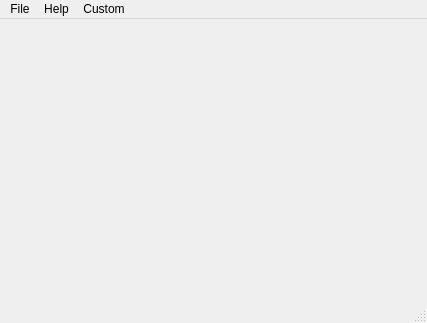
<?xml version="1.0" encoding="UTF-8"?>
<ui version="4.0">
 <class>MainWindow</class>
 <widget class="QMainWindow" name="MainWindow">
  <property name="geometry">
   <rect>
    <x>0</x>
    <y>0</y>
    <width>427</width>
    <height>323</height>
   </rect>
  </property>
  <property name="sizePolicy">
   <sizepolicy hsizetype="Preferred" vsizetype="Preferred">
    <horstretch>0</horstretch>
    <verstretch>0</verstretch>
   </sizepolicy>
  </property>
  <property name="minimumSize">
   <size>
    <width>336</width>
    <height>282</height>
   </size>
  </property>
  <property name="windowTitle">
   <string>System Monitor</string>
  </property>
  <widget class="QWidget" name="centralwidget">
   <layout class="QGridLayout" name="gridLayout"/>
  </widget>
  <widget class="QStatusBar" name="statusbar"/>
  <widget class="QMenuBar" name="menubar">
   <property name="geometry">
    <rect>
     <x>0</x>
     <y>0</y>
     <width>427</width>
     <height>21</height>
    </rect>
   </property>
   <widget class="QMenu" name="menuFile">
    <property name="title">
     <string>File</string>
    </property>
    <addaction name="actionExit"/>
   </widget>
   <widget class="QMenu" name="menuHelp">
    <property name="title">
     <string>Help</string>
    </property>
    <addaction name="actionAbout"/>
   </widget>
   <widget class="QMenu" name="menuCustom">
    <property name="title">
     <string>Custom</string>
    </property>
    <addaction name="actionCheck_Matlab_Licenses"/>
   </widget>
   <addaction name="menuFile"/>
   <addaction name="menuHelp"/>
   <addaction name="menuCustom"/>
  </widget>
  <action name="actionExit">
   <property name="text">
    <string>Exit</string>
   </property>
  </action>
  <action name="actionAbout">
   <property name="text">
    <string>About</string>
   </property>
  </action>
  <action name="actionCheck_Matlab_Licenses">
   <property name="text">
    <string>Check Matlab Licenses</string>
   </property>
  </action>
 </widget>
 <resources/>
 <connections/>
</ui>
